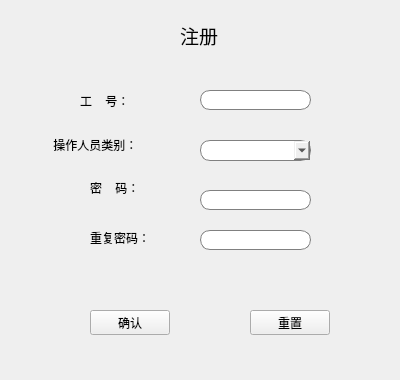
<?xml version="1.0" encoding="UTF-8"?>
<ui version="4.0">
 <class>RegisterWindow</class>
 <widget class="QWidget" name="RegisterWindow">
  <property name="geometry">
   <rect>
    <x>0</x>
    <y>0</y>
    <width>400</width>
    <height>380</height>
   </rect>
  </property>
  <property name="sizePolicy">
   <sizepolicy hsizetype="Fixed" vsizetype="Fixed">
    <horstretch>0</horstretch>
    <verstretch>0</verstretch>
   </sizepolicy>
  </property>
  <property name="minimumSize">
   <size>
    <width>400</width>
    <height>380</height>
   </size>
  </property>
  <property name="maximumSize">
   <size>
    <width>400</width>
    <height>380</height>
   </size>
  </property>
  <property name="windowTitle">
   <string>Form</string>
  </property>
  <property name="windowIcon">
   <iconset resource="main.qrc">
    <normaloff>:/image/_displayLogo.png</normaloff>:/image/_displayLogo.png</iconset>
  </property>
  <widget class="QPushButton" name="btn_confirm">
   <property name="geometry">
    <rect>
     <x>90</x>
     <y>310</y>
     <width>80</width>
     <height>25</height>
    </rect>
   </property>
   <property name="sizePolicy">
    <sizepolicy hsizetype="Fixed" vsizetype="Fixed">
     <horstretch>0</horstretch>
     <verstretch>0</verstretch>
    </sizepolicy>
   </property>
   <property name="minimumSize">
    <size>
     <width>80</width>
     <height>25</height>
    </size>
   </property>
   <property name="maximumSize">
    <size>
     <width>80</width>
     <height>25</height>
    </size>
   </property>
   <property name="styleSheet">
    <string notr="true">background-color: rgb(225, 225, 225);border:1px groove gray;border-radius:4px;font: 20 12pt &quot;楷体&quot;;padding:1px 4px;border-style: outset;}


                                       
QPushButton:hover{background-color:#79ff50; color: black;}
                                    
QPushButton:pressed{background-color:rgb(204, 228, 247);border-style: inset;</string>
   </property>
   <property name="text">
    <string>确认</string>
   </property>
  </widget>
  <widget class="QPushButton" name="btn_reset">
   <property name="geometry">
    <rect>
     <x>250</x>
     <y>310</y>
     <width>80</width>
     <height>25</height>
    </rect>
   </property>
   <property name="sizePolicy">
    <sizepolicy hsizetype="Fixed" vsizetype="Fixed">
     <horstretch>0</horstretch>
     <verstretch>0</verstretch>
    </sizepolicy>
   </property>
   <property name="minimumSize">
    <size>
     <width>80</width>
     <height>25</height>
    </size>
   </property>
   <property name="maximumSize">
    <size>
     <width>80</width>
     <height>25</height>
    </size>
   </property>
   <property name="styleSheet">
    <string notr="true">background-color: rgb(225, 225, 225);border:1px groove gray;border-radius:4px;font: 20 12pt &quot;楷体&quot;;padding:1px 4px;border-style: outset;}


                                       
QPushButton:hover{background-color:#79ff50; color: black;}
                                    
QPushButton:pressed{background-color:rgb(204, 228, 247);border-style: inset;</string>
   </property>
   <property name="text">
    <string>重置</string>
   </property>
  </widget>
  <widget class="QWidget" name="register_2" native="true">
   <property name="geometry">
    <rect>
     <x>80</x>
     <y>70</y>
     <width>121</width>
     <height>61</height>
    </rect>
   </property>
   <property name="sizePolicy">
    <sizepolicy hsizetype="Expanding" vsizetype="Expanding">
     <horstretch>0</horstretch>
     <verstretch>0</verstretch>
    </sizepolicy>
   </property>
   <property name="palette">
    <palette>
     <active>
      <colorrole role="Base">
       <brush brushstyle="SolidPattern">
        <color alpha="255">
         <red>255</red>
         <green>255</green>
         <blue>255</blue>
        </color>
       </brush>
      </colorrole>
      <colorrole role="Window">
       <brush brushstyle="SolidPattern">
        <color alpha="255">
         <red>255</red>
         <green>255</green>
         <blue>255</blue>
        </color>
       </brush>
      </colorrole>
     </active>
     <inactive>
      <colorrole role="Base">
       <brush brushstyle="SolidPattern">
        <color alpha="255">
         <red>255</red>
         <green>255</green>
         <blue>255</blue>
        </color>
       </brush>
      </colorrole>
      <colorrole role="Window">
       <brush brushstyle="SolidPattern">
        <color alpha="255">
         <red>255</red>
         <green>255</green>
         <blue>255</blue>
        </color>
       </brush>
      </colorrole>
     </inactive>
     <disabled>
      <colorrole role="Base">
       <brush brushstyle="SolidPattern">
        <color alpha="255">
         <red>255</red>
         <green>255</green>
         <blue>255</blue>
        </color>
       </brush>
      </colorrole>
      <colorrole role="Window">
       <brush brushstyle="SolidPattern">
        <color alpha="255">
         <red>255</red>
         <green>255</green>
         <blue>255</blue>
        </color>
       </brush>
      </colorrole>
     </disabled>
    </palette>
   </property>
   <layout class="QVBoxLayout" name="verticalLayout">
    <item>
     <widget class="QLabel" name="label_10">
      <property name="styleSheet">
       <string notr="true">font: 12pt &quot;楷体&quot;;</string>
      </property>
      <property name="text">
       <string>工    号：</string>
      </property>
     </widget>
    </item>
   </layout>
  </widget>
  <widget class="QComboBox" name="comboBox">
   <property name="geometry">
    <rect>
     <x>200</x>
     <y>140</y>
     <width>111</width>
     <height>21</height>
    </rect>
   </property>
   <property name="sizePolicy">
    <sizepolicy hsizetype="Preferred" vsizetype="Preferred">
     <horstretch>0</horstretch>
     <verstretch>0</verstretch>
    </sizepolicy>
   </property>
   <property name="styleSheet">
    <string notr="true">border: 1px solid gray;/*设置边框的粗细，以及颜色*/
border-radius: 10px;/*设置圆角的大小*/
padding: 0 8px;/*如果没有内容光标在开始往后移动0.8像素点*/
selection-background-color: darkgray;
   </string>
   </property>
  </widget>
  <widget class="QLineEdit" name="lineEdit_ID">
   <property name="geometry">
    <rect>
     <x>200</x>
     <y>90</y>
     <width>111</width>
     <height>20</height>
    </rect>
   </property>
   <property name="styleSheet">
    <string notr="true">border: 1px solid gray;/*设置边框的粗细，以及颜色*/
border-radius: 10px;/*设置圆角的大小*/
padding: 0 8px;/*如果没有内容光标在开始往后移动0.8像素点*/
selection-background-color: darkgray;
   </string>
   </property>
  </widget>
  <widget class="QLabel" name="label_9">
   <property name="geometry">
    <rect>
     <x>90</x>
     <y>180</y>
     <width>81</width>
     <height>16</height>
    </rect>
   </property>
   <property name="styleSheet">
    <string notr="true">font: 12pt &quot;楷体&quot;;</string>
   </property>
   <property name="text">
    <string>密    码：</string>
   </property>
  </widget>
  <widget class="QLineEdit" name="lineEdit_PWord">
   <property name="geometry">
    <rect>
     <x>200</x>
     <y>190</y>
     <width>111</width>
     <height>20</height>
    </rect>
   </property>
   <property name="styleSheet">
    <string notr="true">border: 1px solid gray;/*设置边框的粗细，以及颜色*/
border-radius: 10px;/*设置圆角的大小*/
padding: 0 8px;/*如果没有内容光标在开始往后移动0.8像素点*/
selection-background-color: darkgray;
   </string>
   </property>
   <property name="echoMode">
    <enum>QLineEdit::Password</enum>
   </property>
  </widget>
  <widget class="QLabel" name="label_8">
   <property name="geometry">
    <rect>
     <x>180</x>
     <y>10</y>
     <width>71</width>
     <height>51</height>
    </rect>
   </property>
   <property name="font">
    <font>
     <family>楷体</family>
     <pointsize>14</pointsize>
     <weight>50</weight>
     <italic>false</italic>
     <bold>false</bold>
    </font>
   </property>
   <property name="styleSheet">
    <string notr="true">font: 14pt &quot;楷体&quot;;</string>
   </property>
   <property name="text">
    <string>注册</string>
   </property>
  </widget>
  <widget class="QLineEdit" name="lineEdit_ReplyPWord">
   <property name="geometry">
    <rect>
     <x>200</x>
     <y>230</y>
     <width>111</width>
     <height>20</height>
    </rect>
   </property>
   <property name="styleSheet">
    <string notr="true">border: 1px solid gray;/*设置边框的粗细，以及颜色*/
border-radius: 10px;/*设置圆角的大小*/
padding: 0 8px;/*如果没有内容光标在开始往后移动0.8像素点*/
selection-background-color: darkgray;
   </string>
   </property>
   <property name="echoMode">
    <enum>QLineEdit::Password</enum>
   </property>
  </widget>
  <widget class="QLabel" name="label_11">
   <property name="geometry">
    <rect>
     <x>90</x>
     <y>230</y>
     <width>81</width>
     <height>16</height>
    </rect>
   </property>
   <property name="styleSheet">
    <string notr="true">font: 12pt &quot;楷体&quot;;</string>
   </property>
   <property name="text">
    <string>重复密码：</string>
   </property>
  </widget>
  <widget class="QLabel" name="label_6">
   <property name="geometry">
    <rect>
     <x>50</x>
     <y>130</y>
     <width>113</width>
     <height>30</height>
    </rect>
   </property>
   <property name="styleSheet">
    <string notr="true">font: 12pt &quot;楷体&quot;;</string>
   </property>
   <property name="text">
    <string> 操作人员类别：</string>
   </property>
  </widget>
 </widget>
 <resources>
  <include location="main.qrc"/>
 </resources>
 <connections/>
</ui>
